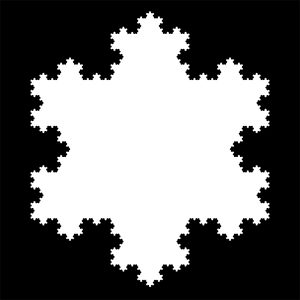
#> input picture data/kochSnowflake.jpg, 300 x 300 px, found by its file name
$ jupyter execute Eigenfunctions-Laplace-snowflake.ipynb   (shell and % lines are left out)
#> lines starting #> are read from the running program, lines starting #| are printed output that depends on the picture; after the words box and inside, x2 and y2 are one past the last pixel; in counts of white or black regions, pixels touching at a corner belong together
## <center>Eigenfunctions of the Laplace operator on the Koch snowflake</center>

We generate and plot a few eigenfunctions of the Laplace operator on a snowflake.

The numerical computation of eigenvalues of differential operators is
usually performed via
 a discretization of the  operator to get
a finite dimensional matrix approximation through finite differences,
finite elements, or any other numerical method. The spectrum of the
approximation is then taken as an approximation to the spectrum of the
original differential operator.

The properties of Laplacian eigenvalues and eigenfunctions have been investigated in many scientific
disciplines,  theory of acoustical, optical, and quantum waveguides, condensed
matter physics and quantum mechanics, quantum graphs, image processing, computer
graphics,  biology and more.

Nowadays,  eigenfunctions of the Laplace operator have applications in Data Science and Machine Learning,
for face recognition, clustering,  nonlinear image denoising and segmentation,  mapping of protein energy landscapes, and more.
A google search reveals more examples.

To get an idea of their properties,  we illustrate here how to compute the spectrum of the Laplace operator, $\Delta u=-\lambda u,$
$$\Delta=\displaystyle\frac{\partial^2}{\partial x^2}+\displaystyle\frac{\partial^2}{\partial y^2},$$
on a bounded planar domain, with Dirichlet (bc = 'D') or Neumann boundary condition (bc='N')..

The bounded domain is represented by a binary np.array, with 0 inside the domain and 1 outside it.

In this example  we are starting with a black and white image of a Koch snowflake, i.e. the bounded domain is the planar domain whose boundary is a closed Koch curve. First we read this image and process it to get a binary array representing the snowflake domain, to be passed to the algorithm that computes the first K eigenvalues and eigenfunctions of the discretized Laplace operator.

[cell 1]
import numpy as np
import scipy.sparse
from scipy.sparse import linalg
from skimage import  (filters, io)
import plotly.graph_objs as go

[cell 2]
img=io.imread('images/kochSnowflake.jpg', as_gray=True)
#> img is the input picture: shape (300, 300) float64; min 0, max 1, mean 0.435
io.imshow(img)

[cell 3]
threshold = filters.threshold_otsu(img)
#> threshold = 0.498
binary = img < threshold
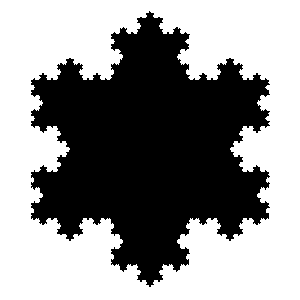
#> binary: shape (300, 300) bool; 56.5% white; 1 black region, box (x1, y1, x2, y2) and area: (31, 11, 270, 287) 39121

Read the binary array representing a compact 2D region, and  perform the numerical discretization of the Helmholz equation $\Delta u=-\lambda u$ with Dirichlet boundary condition
 on this special domain.

For a better performance we are working with `scipy.sparse` matrices.

[cell 4]
def discrete_Laplace(bimg, bc = 'N'):

    if bimg.shape[0] != bimg.shape[1]:
        raise ValueError('The code below works with arrays of shape (n,n)')
    vals = np.unique(bimg)
    if len(vals) != 2 or 0 or 1 not in vals:
        raise ValueError('Your array must be a non-constant binary array')
    bimg = np.flipud(bimg) #flip the image because Plotly works in a right reference system
    newimg = bimg + 1e-05 # a slight perturbation of the binary array
    n = newimg.shape[0]
    e = np.ones(n)
    if bc == 'N':
        diagonal_vals = np.array([-e, e, -e])
        partial_x = scipy.sparse.spdiags(diagonal_vals, np.array([-1, 0, n-1]), n, n)
    elif bc == 'D':
        diagonal_vals = np.array([-e, e])
        partial_x = scipy.sparse.spdiags(diagonal_vals, np.array([-1, 0]), n, n)
    else:
        raise ValueError('Only Neumann and Dirichlet boundary conditions are implemented')

    gradient = scipy.sparse.vstack([scipy.sparse.kron(partial_x, scipy.sparse.eye(n)),
                                    scipy.sparse.kron(scipy.sparse.eye(n), partial_x)])

    img_as_row = np.concatenate((newimg.flatten(), newimg.flatten()))
    Laplace = gradient.transpose()*scipy.sparse.spdiags(img_as_row, [0], 2*n**2, 2*n**2)*gradient
    return Laplace

Compute the K smalllest eigenvalues and eigenfunctions of the Laplace operator, [https://docs.scipy.org/doc/scipy/reference/generated/scipy.sparse.linalg.eigs.html](https://docs.scipy.org/doc/scipy/reference/generated/scipy.sparse.linalg.eigs.html),  with shift-invert mode corresponding to `sigma`=0.
In this case the transformed eigenvalues are `eigvals'=1/(eigvals-sigma)=1/eigvals`.
With the option `which='LM'` we get the k largest `eigvals'`, i.e.  the smallest
eigenvalues of the original problem.

`Laplace.todense()` is a symmetric positive matrix of dimension $n^2 \times n^2$. The eigenvalues of the Laplace matrix  are ordered as follows:

$$0\leq\lambda_0\leq \lambda_1 \leq \cdots \lambda_{n^2-1}$$

with $\lambda_0>0$ for Dirichlet boundary condition.

[cell 5]
def Laplace_spectrum(Laplace, K):
    return  scipy.sparse.linalg.eigsh(Laplace, K, which='LM', sigma=0) #eigvals, u

[cell 6]
def get_plotly_contour(u, bimg,   I, size=0.1, colorscale = 'RdBu', reversescale=False):
    # u: eigenfunction to be plotted
    # bimg: binary array representing the bounded domain on which the Laplace spectrum is computed image
    # I: index of the eigenvalue whose eigenfunction is plotted
    # size:  step for  contour lines
    if I >= u.shape[1]:
        raise ValueError(f'You must compute first at least {I+1} eigenvalues and eigenfunctions')
    n = bimg.shape[0]
    uu = u[:, I].reshape((n, n)) #reshape the I^th eigenvector to create a contour trace from it
    uu = uu / np.max(np.fabs(uu)) # normalize the image representing the eigenfunction u[:,I]
    uu[bimg==1] = np.nan
    comin, comax = np.nanmin(uu), np.nanmax(uu)
    lim = max([abs(comin), comax])  #-lim, lim are the  start, and end values for the contour lines
    return go.Contour(
                    z=uu.tolist(),
                    colorscale=colorscale,
                    reversescale=reversescale,
                    colorbar=dict(thickness=20),
                    contours=dict(start=-lim, end=lim, size=size),
                    line=dict(width=0.5, color='rgb(200,200,200)'))

[cell 7]
pl_RdYlBu = [[0.0, 'rgb(49, 54, 149)'],
            [0.1, 'rgb(68, 115, 179)'],
            [0.2, 'rgb(116, 173, 209)'],
            [0.3, 'rgb(169, 216, 232)'],
            [0.4, 'rgb(224, 243, 248)'],
            [0.5, 'rgb(254, 254, 190)'],
            [0.6, 'rgb(254, 224, 144)'],
            [0.7, 'rgb(252, 172, 96)'],
            [0.8, 'rgb(244, 109, 67)'],
            [0.9, 'rgb(214, 47, 38)'],
            [1.0, 'rgb(165, 0, 38)']]

[cell 8]
layout = go.Layout(title='',
                   font=dict(family='Balto',
                             size=12),
                   width=600, height=600,
                   xaxis=dict(visible=False),
                   yaxis=dict(visible=False),
                   plot_bgcolor='rgb(0, 101, 93)')

Let us compute 26 eigenvalues and the corresponding eigenfunctions of the Laplace operator defined on the snowflake.

[cell 9]
K = 26
I = 25

Laplace = discrete_Laplace(binary)
#> in discrete_Laplace, `vals = np.unique(bimg)`: vals = [False, True]
#> in discrete_Laplace, `bimg = np.flipud(bimg)`:
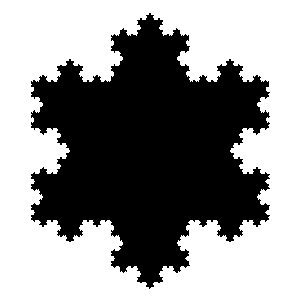
#> bimg: shape (300, 300) bool; 56.5% white; 1 black region, box (x1, y1, x2, y2) and area: (31, 13, 270, 289) 39121
n = binary.shape[0]
#> n = 300
eigvals, u = Laplace_spectrum(Laplace, K)
#> eigvals = 26 values from 2.44e-17 to 1.19e-07
contour = get_plotly_contour(u, binary, I, size =0.07, colorscale = pl_RdYlBu)
#> in get_plotly_contour, `uu = u[:, I].reshape((n, n))`:
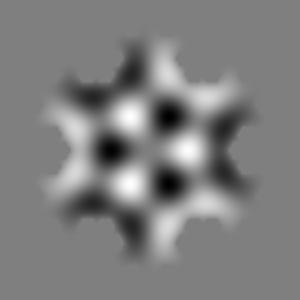
#> uu: shape (300, 300) float64; min -0.0135, max 0.0135, mean -5.05e-16; drawn with min black and max white
#> in get_plotly_contour, `uu[bimg==1] = np.nan`:
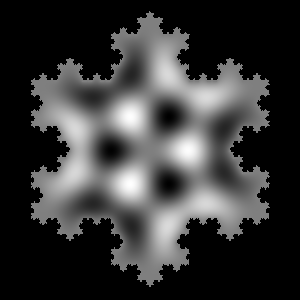
#> uu: shape (300, 300) float64; 56.53% of the values are NaN or infinite; the others: min -0.999, max 1, mean 0.000243; drawn with min black, max white, NaN and infinite black
#> in get_plotly_contour, `comin, comax = np.nanmin(uu), np.nanmax(uu)`: comin = -0.999; comax = 1
fw = go.FigureWidget(data=[contour], layout=layout)
title = f"Eigenfunction of the Laplace operator defined on the snowflake<br>"+\
        f"Corresponding  eigenvalue: eig[{I}]={eigvals[I]:0.11f}"
fw.layout.update(title=title);
